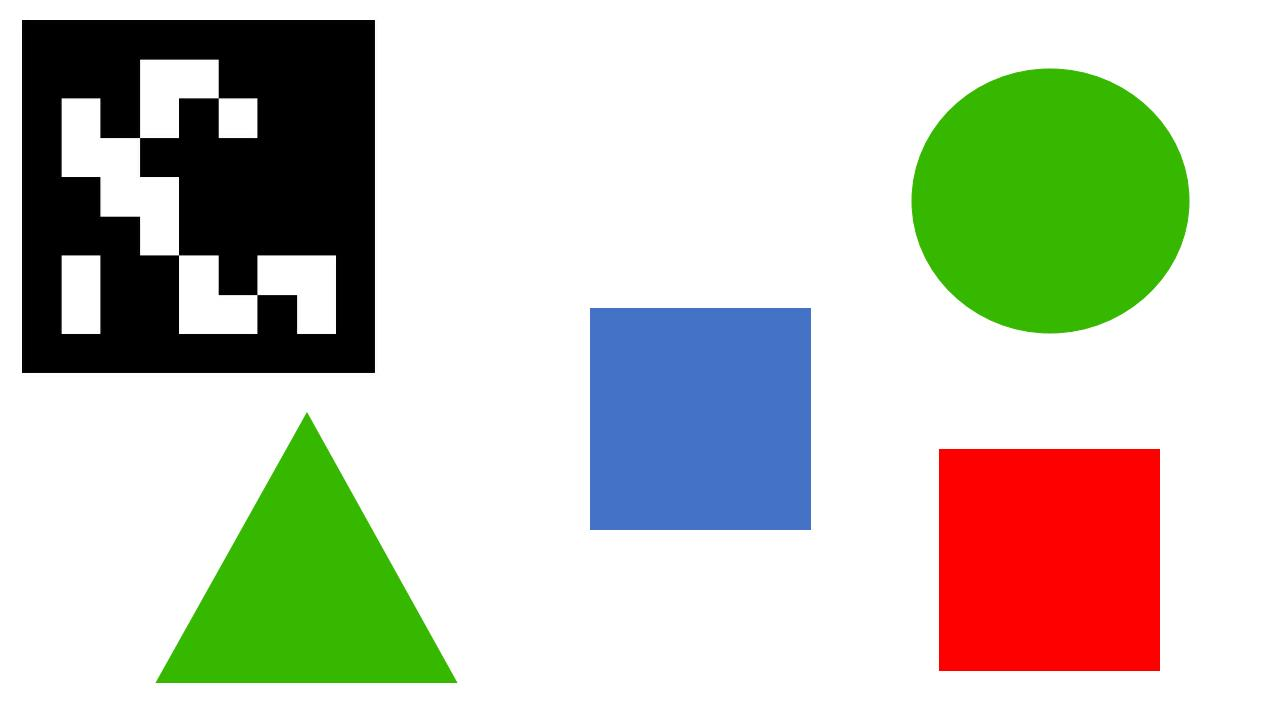
#> input picture Image5.jpg, 1280 x 720 px, found by its file name
$ python 1.6.py   (older library calls are emulated)
#> lines starting #> are read from the running program, lines starting #| are printed output that depends on the picture; after the words box and inside, x2 and y2 are one past the last pixel; in counts of white or black regions, pixels touching at a corner belong together
import numpy as np
import cv2
import cv2.aruco as aruco
import scipy.io
import imutils


#path_to_image=cv2.imread('S:\circles.jpg')
image1=cv2.imread('S:\Image5.jpg')
#> image1 is the input picture: shape (720, 1280, 3); mean B, G, R 184.3, 199.3, 196.6
def aruco_detect():


    #rgb = image1[...,::-1]
    hsv = cv2.cvtColor(image1, cv2.COLOR_BGR2HSV)


    lower_red1 = np.array([0,100,100])
    lower_red2 = np.array([10,255,255])
    upper_red1 = np.array([160,100,100])
    upper_red2 = np.array([180,255,255])


    mask1 = cv2.inRange(hsv, lower_red1, lower_red2)
    mask2 = cv2.inRange(hsv, upper_red1, upper_red2)


    res1 = cv2.bitwise_and(image1,image1, mask= mask1)
    res2 = cv2.bitwise_and(image1,image1, mask= mask2)

    dest1=cv2.add(res1,res2)


    #cv2.imshow("res",dest3)


    d2=cv2.add(mask1,mask2)

    cv2.imshow("mask",d2)


    edges = cv2.Canny(d2,150,250,apertureSize=3)
    image, contours, hierarchy = cv2.findContours(edges,cv2.RETR_TREE,cv2.CHAIN_APPROX_SIMPLE)


    cnt1=contours[0]
    MC=cv2.moments(cnt1)
    cx1=int(MC['m10']/MC['m00'])
    cy1=int(MC['m01']/MC['m00'])
    shape_detect(cnt1,cx1,cy1)
    c1=repr(cx1)
    c2=repr(cy1)
    c9=" , "


    # [7 lines of commented-out code are left out]


    im2 = cv2.drawContours(image1, contours, 1, (0,255,0), 25)
    cv2.circle(image1, (cx1, cy1), 4, (0, 0, 0), -1)
    cv2.putText(image1,c1+c9+c2, (cx1-40,cy1+30),cv2.FONT_HERSHEY_SIMPLEX, 0.6, (0, 0, 0), 2)
    #im2 = cv2.drawContours(image1, contours, 2, (0,0,255), 25)
    #cv2.circle(image1, (cx2, cy2), 4, (0, 0, 0), -1)
    #cv2.putText(image1,c3+c9+c4, (cx2-50,cy2+40),cv2.FONT_HERSHEY_SIMPLEX, 0.6, (0, 0, 0), 2)
    aruco_detect1()
    #cv2.imshow("canny",im2)

    cv2.waitKey(0)
    cv2.destroyAllWindows()


def aruco_detect1():

    aruco_list = {}
    rgb = image1[...,::-1]
    gray = cv2.cvtColor(rgb, cv2.COLOR_BGR2RGB)


    aruco_dict = aruco.getPredefinedDictionary(aruco.DICT_7X7_250)#aruco.Dictionary_get(aruco.DICT_4X4_50)   #creating aruco_dict with 5x5 bits with max 250 ids..so ids ranges from 0-249
    print(aruco_dict)
    parameters = aruco.DetectorParameters_create()  #refer opencv page for clarification
        #lists of ids and the corners beloning to each id
    print(parameters)
    corners, ids, _ = aruco.detectMarkers(gray, aruco_dict, parameters = parameters)
        #corners is the list of corners(numpy array) of the detected markers. For each marker, its four corners are returned in their original order (which is clockwise starting with top left). So, the first corner is the top left corner, followed by the top right, bottom right and bottom left.
    #print len(corners), corners, ids
    print(corners)
    print(len(corners))
    gray = aruco.drawDetectedMarkers(gray, corners,ids)
    cv2.imshow('frame',gray)
    print (type(corners[0]))
    if len(corners):    #returns no of arucos
        print (len(corners))
        print (len(ids))
        for k in range(len(corners)):
            temp_1 = corners[k]
            temp_1 = temp_1[0]
            temp_2 = ids[k]
            temp_2 = temp_2[0]
            aruco_list[temp_2] = temp_1
        return aruco_list


    img = cv2.imread(path_to_image)     #give the name of the image with the complete path
    id_aruco_trace = 0
    det_aruco_list = {}
    img2 = img[0:x,0:y,:]   #separate out the Aruco image from the whole image
    det_aruco_list = detect_Aruco(img2)
    if det_aruco_list:
        img3 = mark_Aruco(img2,det_aruco_list)
        id_aruco_trace = calculate_Robot_State(img3,det_aruco_list)
        print(id_aruco_trace)
        cv2.imshow('image',img2)
        cv2.waitKey(0)


    cv2.destroyAllWindows()


def mark_Aruco(img, aruco_list):    #function to mark the centre and display the id
    key_list = aruco_list.keys()
    font = cv2.FONT_HERSHEY_SIMPLEX
    for key in key_list:
        dict_entry = aruco_list[key]    #dict_entry is a numpy array with shape (4,2)
        centre = dict_entry[0] + dict_entry[1] + dict_entry[2] + dict_entry[3]#so being numpy array, addition is not list addition
        centre[:] = [int(x / 4) for x in centre]    #finding the centre
        print (centre)
        orient_centre = centre + [0.0,5.0]
        print (orient_centre)
        centre = tuple(centre)
        orient_centre = tuple((dict_entry[0]+dict_entry[1])/2)
        print (centre)
        print (orient_centre)
        cv2.circle(img,centre,1,(0,0,255),8)
        cv2.circle(img,tuple(dict_entry[0]),1,(0,0,255),8)
        cv2.circle(img,tuple(dict_entry[1]),1,(0,255,0),8)
        cv2.circle(img,tuple(dict_entry[2]),1,(255,0,0),8)
        cv2.circle(img,orient_centre,1,(0,0,255),8)
        cv2.line(img,centre,orient_centre,(255,0,0),4) #marking the centre of aruco
        cv2.putText(img, str(key), (int(centre[0] + 20), int(centre[1])), font, 1, (0,0,255), 2, cv2.LINE_AA) # displaying the idno
    return img


def shape_detect(c ,xc,yc):
    shape="unidentified"
    peri=cv2.arcLength(c,True)
    approx=cv2.approxPolyDP(c,0.04*peri,True)
    if len(approx) == 3:
        shape="triangle"
        cv2.putText(image1,shape, (xc-40,yc-20),cv2.FONT_HERSHEY_SIMPLEX, 0.6, (0, 0, 0), 2)
    elif len(approx) == 4:
        (x,y,w,h) = cv2.boundingRect(approx)
        ar=w/float(h)
        if ar >= 0.95 and ar <=1.05:
            shape="square"
            cv2.putText(image1,shape, (xc-40,yc-20),cv2.FONT_HERSHEY_SIMPLEX, 0.6, (0, 0, 0), 2)
        else:
            shape="rectangle"
            cv2.putText(image1,shape, (xc-40,yc-20),cv2.FONT_HERSHEY_SIMPLEX, 0.6, (0, 0, 0), 2)
    elif len(approx) == 5:
        shape="pentagon"
    else:
        shape="circle"
        cv2.putText(image1,shape, (xc-30,yc-20),cv2.FONT_HERSHEY_SIMPLEX, 0.6, (0, 0, 0), 2)
    return shape


if __name__ == "__main__":
    aruco_detect()
#> in aruco_detect, `hsv = cv2.cvtColor(image1, cv2.COLOR_BGR2HSV)`: hsv: shape (720, 1280, 3); mean H, S, V 14.3, 49.8, 217.3
#> in aruco_detect, `mask1 = cv2.inRange(hsv, lower_red1, lower_red2)`:
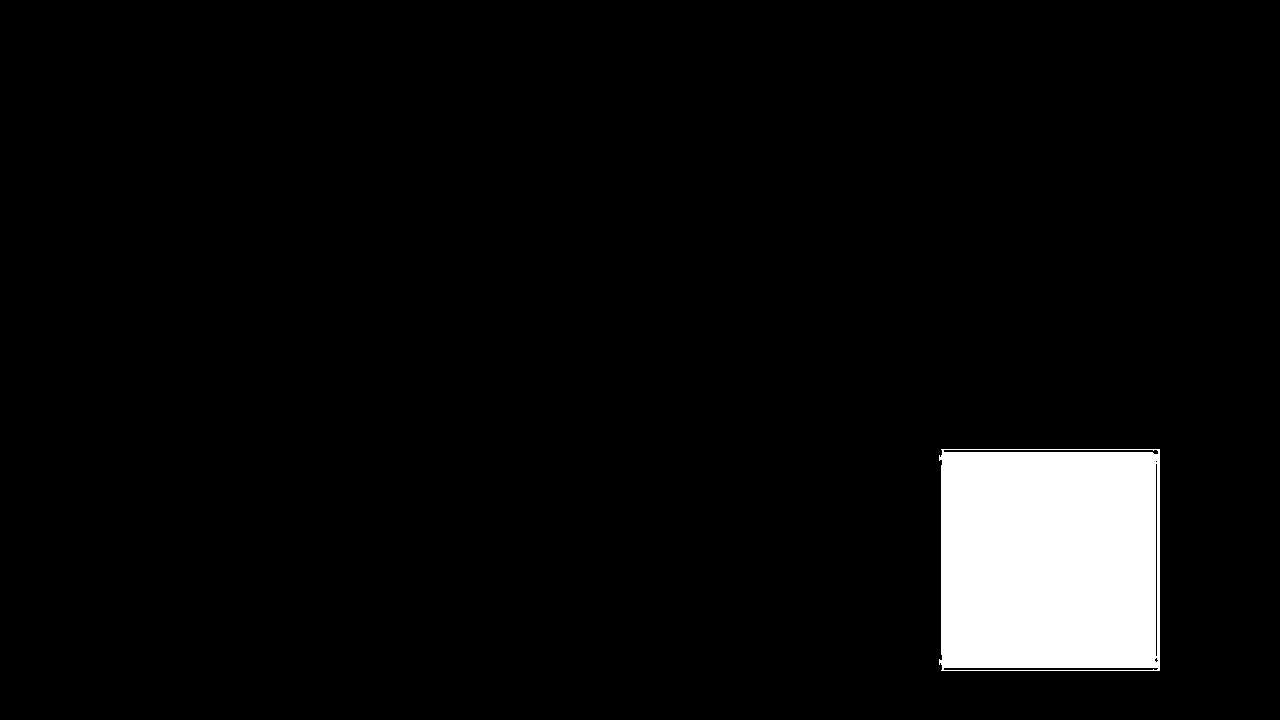
#> mask1: shape (720, 1280); 5.2% white; 1 white region, box (x1, y1, x2, y2) and area: (939, 449, 1160, 671) 47555
#> in aruco_detect, `mask2 = cv2.inRange(hsv, upper_red1, upper_red2)`: mask2: shape (720, 1280); 0.16% white in thin lines or dots, all inside (x1, y1, x2, y2) = (939, 449, 1158, 671)
#> in aruco_detect, `d2=cv2.add(mask1,mask2)`: d2: shape (720, 1280); 5.3% white; 1 white region, box (x1, y1, x2, y2) and area: (939, 449, 1160, 671) 49062
#> in aruco_detect, `edges = cv2.Canny(d2,150,250,apertureSize=3)`: edges: shape (720, 1280); 0.1% white in thin lines or dots, all inside (x1, y1, x2, y2) = (938, 448, 1160, 671)
#> in aruco_detect, `image, contours, hierarchy = cv2.findContours(edges,cv2.RETR_TREE,cv2...`: contours = 2 contours; box (x1, y1, x2, y2) and area: (938, 448, 1160, 671) 49059, (938, 448, 1160, 671) 49058
#> in aruco_detect, `cnt1=contours[0]`: cnt1 = [[940, 448], [938, 450], [938, 669], [939, 670], [1159, 670], [1159, 449], [1158, 448]]
#> in aruco_detect, `MC=cv2.moments(cnt1)`: MC = moments, m00 49059, centre m10/m00, m01/m00 = (1048.5, 559)
#> in aruco_detect, `cx1=int(MC['m10']/MC['m00'])`: cx1 = 1048
#> in aruco_detect, `cy1=int(MC['m01']/MC['m00'])`: cy1 = 559
#> in shape_detect, `peri=cv2.arcLength(c,True)`: peri = 883.7
#> in shape_detect, `approx=cv2.approxPolyDP(c,0.04*peri,True)`: approx = [[940, 448], [938, 669], [1159, 670], [1159, 449]]
#> in shape_detect, `(x,y,w,h) = cv2.boundingRect(approx)`: x = 938; y = 448; w = 222; h = 223
#> in shape_detect, `ar=w/float(h)`: ar = 0.996
#> in shape_detect, `cv2.putText(image1,shape, (xc-40,yc-20),cv2.FONT_HERSHEY_SIMPLEX, 0.6,..`:
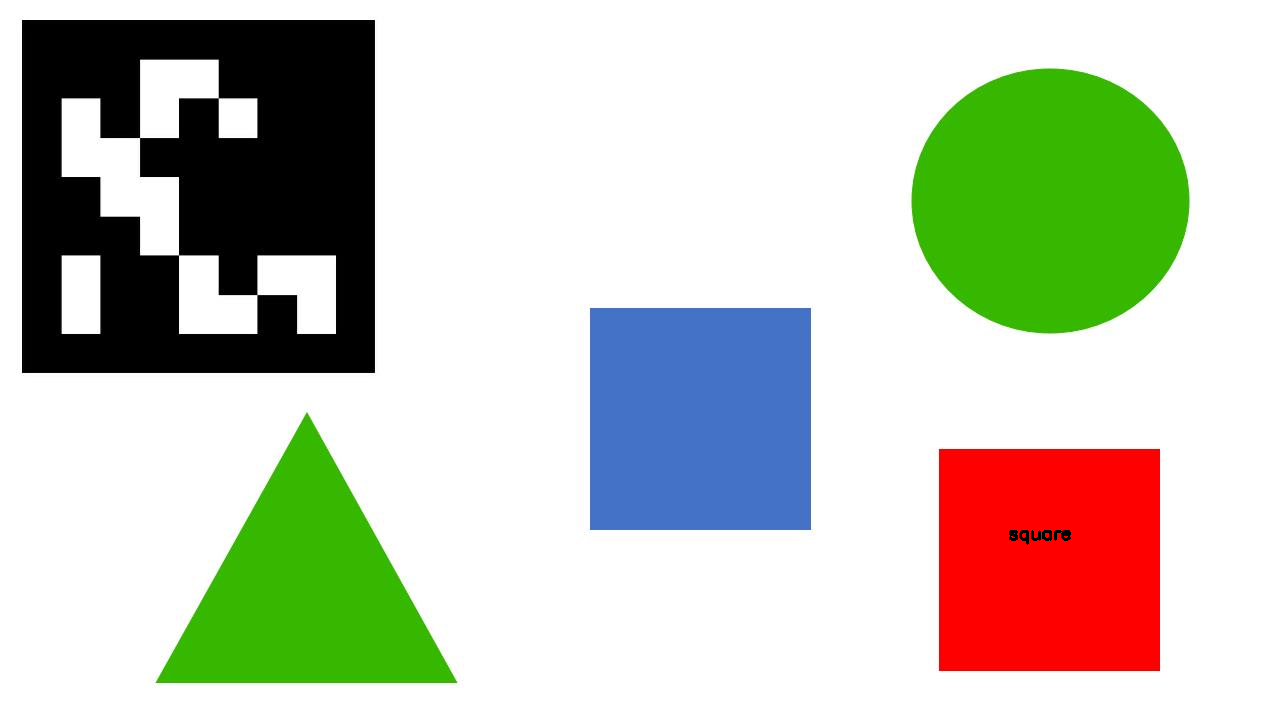
#> image1: shape (720, 1280, 3); 0.05% of pixels changed, all inside (x1, y1, x2, y2) = (1009, 530, 1071, 545)
#> in aruco_detect, `c1=repr(cx1)`: c1 = '1048'
#> in aruco_detect, `c2=repr(cy1)`: c2 = '559'
#> in aruco_detect, `cv2.circle(image1, (cx1, cy1), 4, (0, 0, 0), -1)`: image1: shape (720, 1280, 3); mean B, G, R 180.8, 202.4, 190
#> in aruco_detect, `cv2.putText(image1,c1+c9+c2, (cx1-40,cy1+30),cv2.FONT_HERSHEY_SIMPLEX,..`:
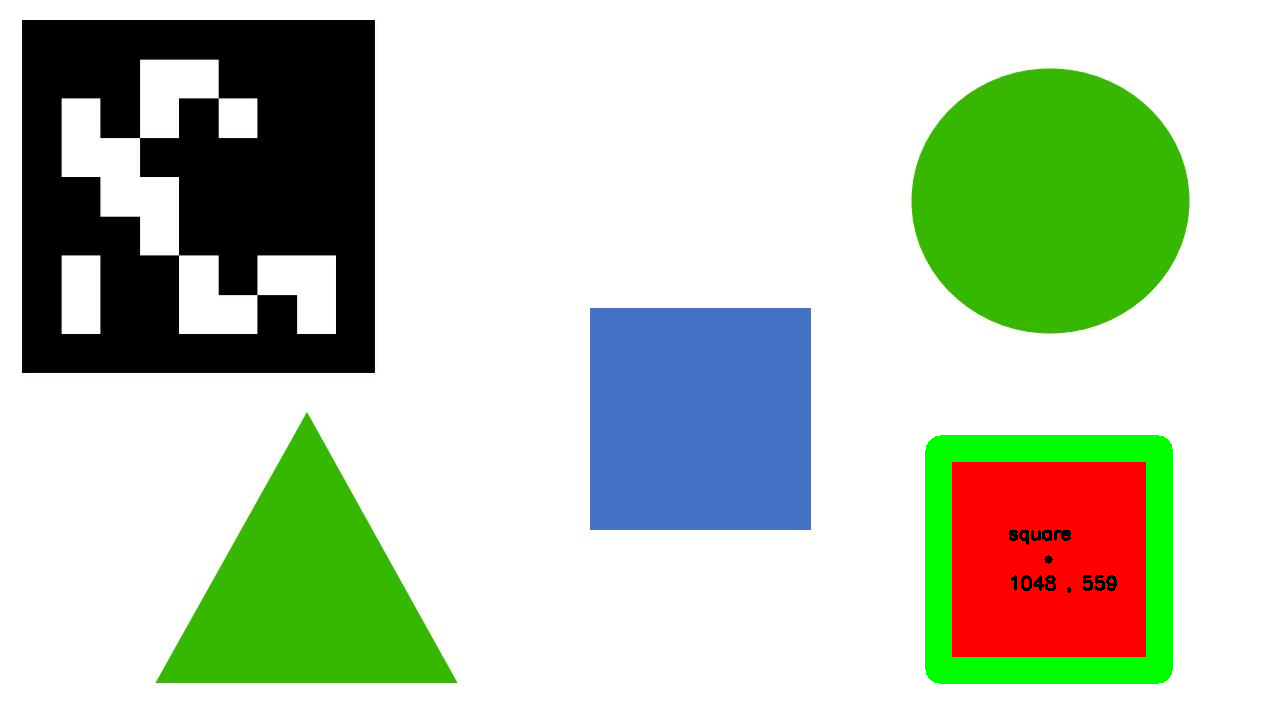
#> image1: shape (720, 1280, 3); mean B, G, R 180.8, 202.4, 189.8
#> in aruco_detect1, `corners, ids, _ = aruco.detectMarkers(gray, aruco_dict, parameters = p..`: corners = ([[22, 20], [374, 20], [374, 372], [22, 372]],); ids = [76]
#| (array([[[ 22.,  20.],
#|         [374.,  20.],
#|         [374., 372.],
#|         [ 22., 372.]]], dtype=float32),)
#| 1
#> in aruco_detect1, `gray = aruco.drawDetectedMarkers(gray, corners,ids)`:
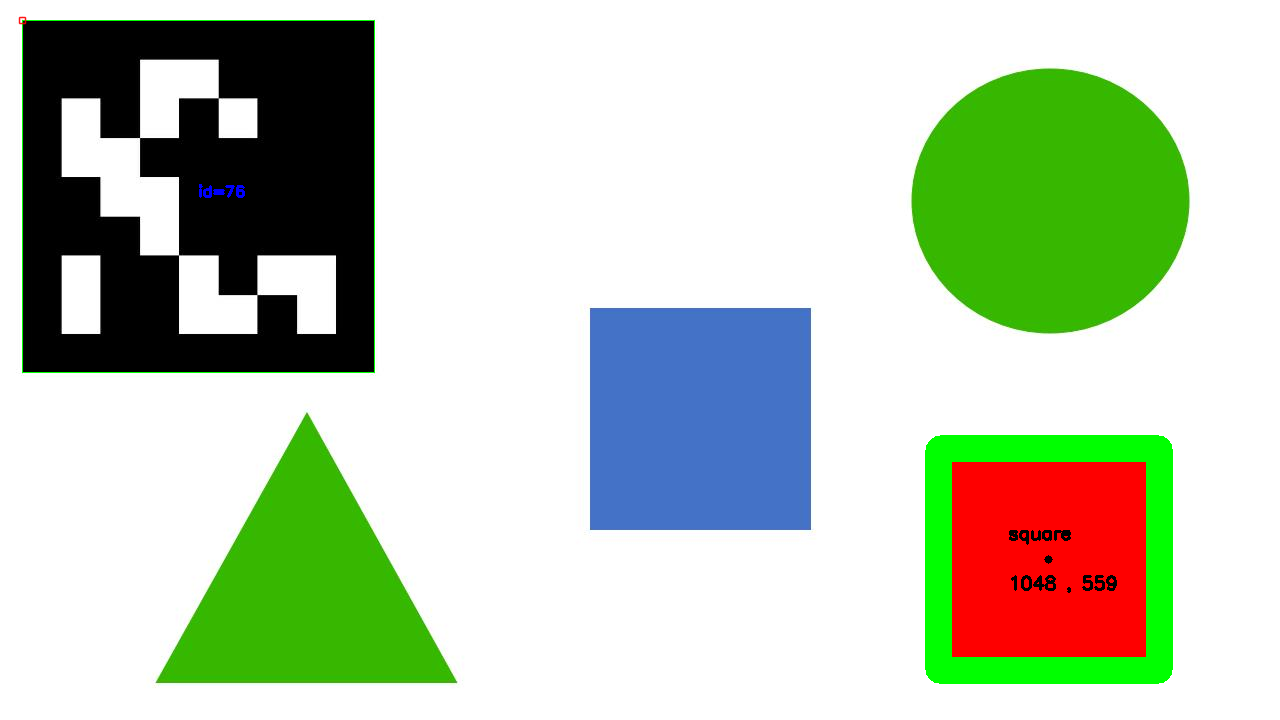
#> gray: shape (720, 1280, 3); 0.19% of pixels changed, all inside (x1, y1, x2, y2) = (18, 16, 375, 373)
#| <class 'numpy.ndarray'>
#| 1
#| 1
#> the loop in aruco_detect1, `for k in range(len(corners)):` made 1 pass
#> (temp_1, temp_2) on pass 1: ([[22, 20], [374, 20], [374, 372], [22, 372]], 76)
#> after the loop in aruco_detect1, `for k in range(len(corners)):`: aruco_list = {76: [[22, 20], [374, 20], [374, 372], [22, 372]]}
    aruco_detect1()
#| (array([[[ 22.,  20.],
#|         [374.,  20.],
#|         [374., 372.],
#|         [ 22., 372.]]], dtype=float32),)
#| 1
#| <class 'numpy.ndarray'>
#| 1
#| 1
#> the loop in aruco_detect1 (call 2), `for k in range(len(corners)):` made 1 pass
